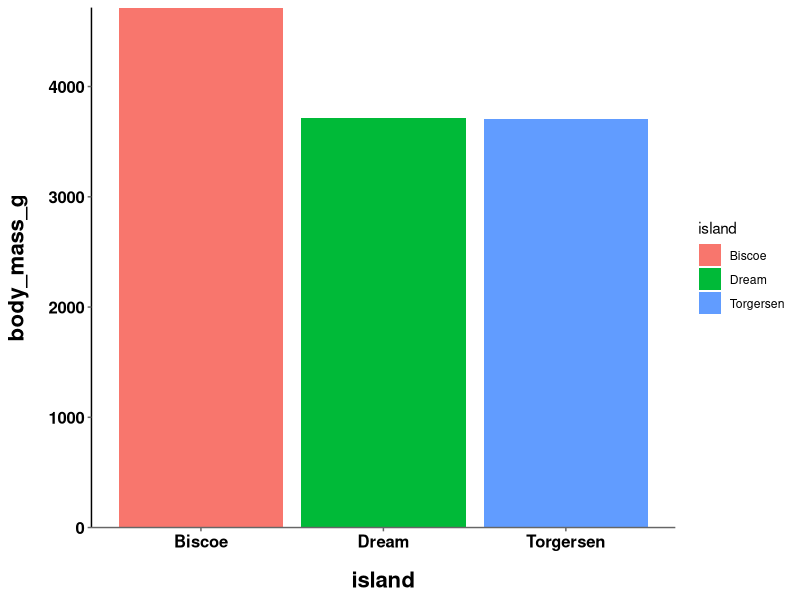
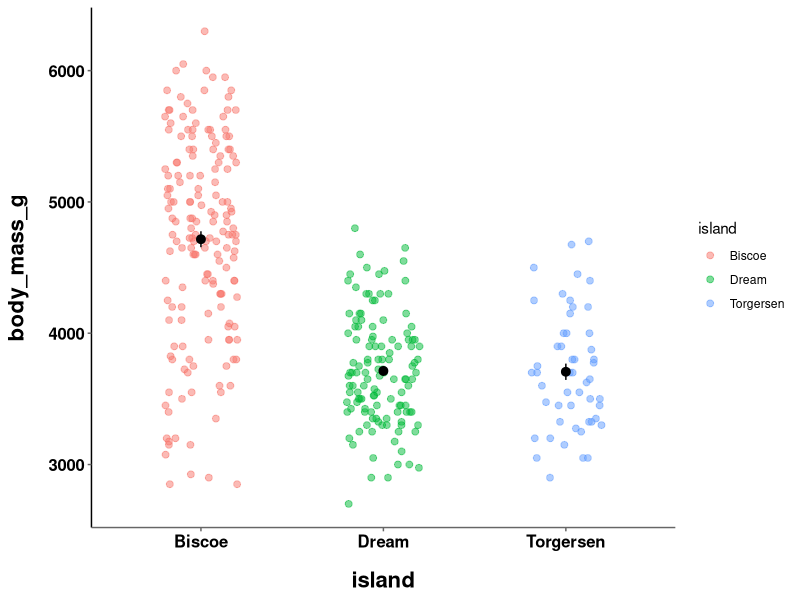
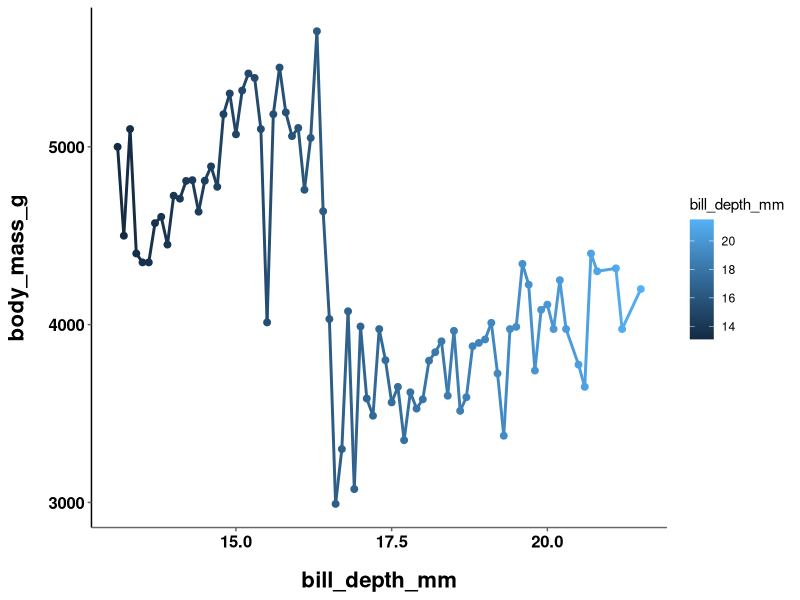
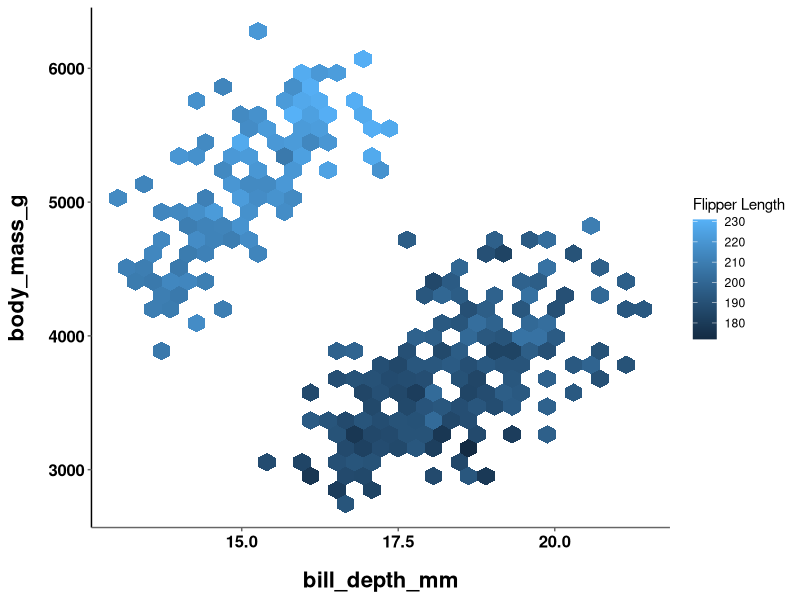

The R script that drew these images, in order: (Note: this script raises an error after producing the figures.)
## ---- chunk 1
knitr::opts_chunk$set(strip.white = TRUE,
  warning = FALSE, message = FALSE
)
## ---- chunk 2
library(palmerpenguins)
library(patchwork)
library(RColorBrewer)
library(colorspace)
library(viridis)
library(tidyverse)
## ---- chunk 3
theme_set(theme_classic() + 
            theme(plot.title = element_text(size = 18,
                                face = "bold",
                                hjust = 0.5,
                                margin = margin(t = 0.15, b = 0.05, unit = "inch")),
      plot.subtitle = element_text(size = 10, 
                                   color = "grey50",
                                   face = "bold",
                                   hjust = 0.5,
                                   margin = margin(b = 0.2, unit = "inch")),
      plot.tag = element_text(face = "bold",
                              margin = margin(t = 0.1, b = 0.1, unit = "inch")),
      plot.caption = element_text(hjust = 0,
                                  face = 'italic'),
      axis.title.x = element_text(size = 16,
                                  face = "bold",
                                  margin = margin(t = 0.2, unit = "inch")),
      axis.title.y = element_text(size = 16,
                                  face = "bold",
                                  margin = margin(r = 0.2, unit = "inch")),
      axis.line.x = element_line(color = "gray40", size = 0.5),
      axis.ticks = element_line(color = "gray40", size = 0.5),
      axis.text = element_text(face = "bold",
                               color = "black",
                               size = 12),
      plot.tag.position = c(0.05, 1)))
## ---- chunk 4
plot_bar = penguins %>%
  ggplot(aes(y = body_mass_g, x = island,
             fill = island)) +
  stat_summary(fun = "mean", geom = "bar") +
  scale_y_continuous(expand = c(0,0))

plot_bar
plot_jitter = penguins %>%
  ggplot(aes(y = body_mass_g, x = island)) +
  geom_jitter(height = 0, width = 0.2, 
              size = 2, alpha = 0.5,
              aes(color = island)) +
    stat_summary(fun.data = "mean_se",
               geom = "pointrange",
               size = 0.5)

plot_jitter
plot_line = penguins %>%
  ggplot(aes(y = body_mass_g, x = bill_depth_mm, color = bill_depth_mm)) +
  stat_summary(fun = "mean", geom = "point", size = 2) +
  stat_summary(fun = "mean", geom = "line", size = 1)

plot_line
plot_hex = penguins %>%
  ggplot(aes(y = body_mass_g,
             x = bill_depth_mm,
             z = flipper_length_mm)) +
  stat_summary_hex() +
  labs(fill = "Flipper Length")

plot_hex
## ---- chunk 5
knitr::include_graphics("figures/hue.png")
## ---- chunk 6
(data.frame(x = c("a", "b", "c", "d", "e"), y = c(5, 5, 5, 5, 5)) %>%
ggplot(., aes(x, y, fill = x)) + 
  geom_bar(stat = "identity",
           width=0.5) + 
  labs(x = NULL, y = NULL) +
  scale_fill_grey() + 
  scale_y_continuous(expand = c(0,0)) +
  theme_classic()+
  theme(legend.position = "none",
        axis.line = element_line(color = "white"))) + (data.frame(x = c("a", "b", "c", "d", "e"), y = c(5, 5, 5, 5, 5)) %>%
ggplot(., aes(x, y, fill = x)) + 
  geom_bar(stat = "identity",
           position = "identity",
           width = 1) + 
  labs(x = NULL, y = NULL) +
  scale_fill_grey() + 
  scale_y_continuous(expand = c(0,0)) +
  theme_classic() +
  theme(legend.position = "none",
        axis.line = element_line(color = "white"))) 
## ---- chunk 7
((plot_bar +
  labs(title = "Baseline")) / (plot_bar + 
    scale_fill_hue(c = 200) +
    labs(title = "Change Chroma"))) | ((plot_bar + 
  scale_fill_hue(l = 80) +
  labs(title = "Change Luminance")) / (plot_bar + 
  scale_fill_hue(h = c(0, 60)) + 
  labs(title = "Change Hue Range")))
((plot_jitter +
  labs(title = "Baseline")) / (plot_jitter + 
  scale_color_hue(c = 200) +
  labs(title = "Change Chroma"))) | ((plot_jitter + 
  scale_color_hue(l = 80) +
  labs(title = "Change Luminance")) / (plot_jitter + 
    scale_color_hue(h = c(0, 60)) + 
    labs(title = "Change Hue Range")))
## ---- chunk 8
plot_bar +
  scale_fill_manual(values = c("cyan", "lightgreen", "orange4"))
plot_jitter +
  scale_color_manual(values = c("magenta", "mediumpurple1", 
                                "lightskyblue"))
## ---- chunk 9
plot_bar +
  scale_fill_manual(values = c("Torgersen" = "cyan",
                               "Biscoe" = "lightgreen",
                               "Dream" = "orange4"))
plot_jitter +
  scale_color_manual(values = c("Torgersen" = "magenta",
                               "Biscoe" = "mediumpurple1",
                               "Dream" = "lightskyblue"))
## ---- chunk 10
plot_line +
  scale_color_gradient()
plot_hex +
  scale_fill_gradient(low = "darkgreen", high = "palegreen")
## ---- chunk 11
plot_line +
  scale_color_gradient(low = "lavender", high = "goldenrod4")
plot_hex +
  scale_fill_gradient(low = "red", high = "yellow")
## ---- chunk 12
plot_line +
  scale_color_gradientn(colors = c("red", "orange", "yellow", 
                                   "green", "blue"))
plot_hex +
  scale_fill_gradientn(colors = c("red", "brown", "yellow"))
## ---- chunk 13
plot_hex +
  scale_fill_gradient2(low = "red", mid = "grey90", high = "yellow")
## ---- chunk 14
plot_hex +
  scale_fill_gradient2(low = "red", mid = "grey90", high = "yellow",
                       midpoint = mean(penguins$flipper_length_mm, na.rm = TRUE))
## ---- chunk 15
plot_hex +
    scale_fill_gradientn(colors = terrain.colors(4))
plot_jitter +
  scale_color_manual(values = heat.colors(3))
## ---- chunk 16
brewer.pal.info
## ---- chunk 17
display.brewer.all(colorblindFriendly = TRUE, type = "qual")
display.brewer.all(colorblindFriendly = TRUE, type = "seq")
display.brewer.all(colorblindFriendly = TRUE, type = "div")
## ---- chunk 18
display.brewer.pal(n = 4, name = 'Reds')
display.brewer.pal(n = 8, name = 'Reds')
## ---- chunk 19
brewer.pal(n = 4, name = 'Reds')
## ---- chunk 20
((plot_hex +
    scale_fill_distiller(palette = "GnBu")) + (plot_line +
  scale_color_distiller(palette = "RdPu"))) / ((plot_jitter +
  scale_color_brewer(palette = "Dark2")) + (plot_bar +
  scale_fill_brewer(palette = "Set2")))
## ---- chunk 21
plot_hex +
    scale_fill_gradientn(colors = brewer.pal(n = 4, name = 'BuGn'))
plot_jitter +
  scale_color_manual(values = brewer.pal(n = 3, name = 'BuGn'))
## ---- chunk 22
plot_hex +
    scale_fill_gradientn(colors = brewer.pal(n = 4, name = 'Reds'))

plot_jitter +
  scale_color_manual(values = heat.colors(3))
## ---- chunk 23
((plot_jitter + 
  scale_color_grey() + 
    ggtitle("Default")) + (plot_bar + 
  scale_fill_grey()+ 
    ggtitle("Default"))) / ((plot_bar + 
  scale_fill_grey(start = 0, end = 0.5)+ 
    ggtitle("Range 0-0.5")) + (plot_bar + 
  scale_fill_grey(start = 0.5, end = 0.95)+ 
    ggtitle("Range 0.5-0.95")))
## ---- chunk 24
((plot_bar + 
  scale_fill_viridis(discrete = TRUE)) + (plot_jitter + 
  scale_color_viridis(discrete = TRUE, option = "plasma"))) / ((plot_line + 
  scale_color_viridis(option = "inferno")) + (plot_hex + 
  scale_fill_viridis()))
## ---- chunk 25
hcl_palettes()
## ---- chunk 26
hcl_palettes(type = "Qualitative", plot = TRUE)
hcl_palettes(type = "Sequential (single-hue)", plot = TRUE)
hcl_palettes(type = "Sequential (multi-hue)", plot = TRUE)
hcl_palettes(type = "Diverging", plot = TRUE)
## ---- chunk 27
qualitative_hcl(n = 3, palette = "Harmonic")
sequential_hcl(n = 3, palette = "SunsetDark")
diverging_hcl(n = 3, palette = "Lisbon")

plot_hex +
    scale_fill_gradientn(colors = sequential_hcl(n = 3, 
                                                 palette = "SunsetDark"))
## ---- chunk 28
(plot_bar +
    scale_fill_manual(values = brewer.pal(n = 3, name = 'BuGn')) +
 ggtitle("brewer")) + (plot_bar +
    scale_fill_manual(values = sequential_hcl(n = 3, palette = "BuGn")) +
      ggtitle("colorspace"))
(plot_hex +
    scale_fill_viridis(option = "viridis") +
    ggtitle("viridis")) + (plot_hex +
    scale_fill_gradientn(colors = sequential_hcl(n = 12, 
                                                 palette = "viridis")) +
      ggtitle("colorspace"))
## ---- chunk 29
demoplot(sequential_hcl(n = 12, palette = "Peach"), "bar")
demoplot(sequential_hcl(n = 7, palette = "Lajolla"), "scatter")
demoplot(sequential_hcl(n = 8, palette = "SunsetDark"), "lines")
## ---- chunk 30
hclplot(sequential_hcl(n = 7, palette = "Lajolla"))
specplot(sequential_hcl(n = 7, palette = "Lajolla"))
## ---- chunk 31
 (plot_bar +
    scale_fill_manual(values = sequential_hcl(n = 3, 
                                              palette = "BuGn",
                                              c = 400)) +
      ggtitle("Change Chrominance")) / (plot_bar +
    scale_fill_manual(values = sequential_hcl(n = 3, palette = "BuGn"))+
   ggtitle("Original")) / (plot_bar +
    scale_fill_manual(values = sequential_hcl(n = 3, 
                                              palette = "BuGn",
                                              l = c(10,40))) +
      ggtitle("Change Luminance"))
